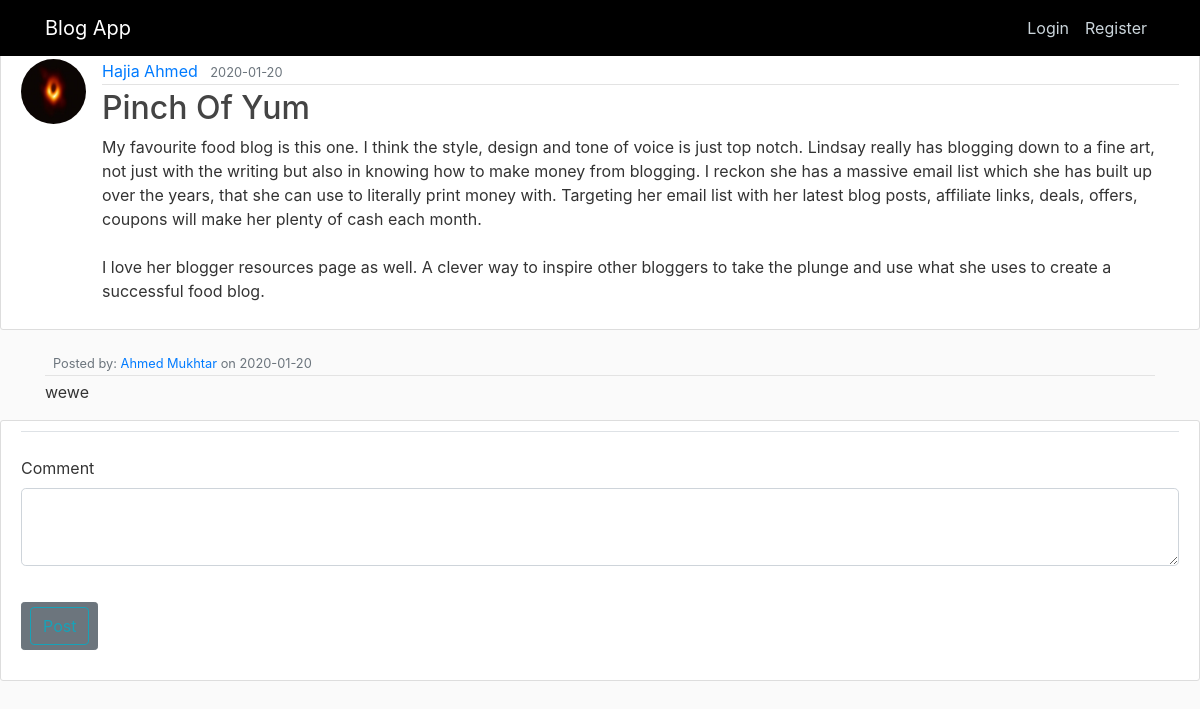
Before: /post/4 with the older database file.
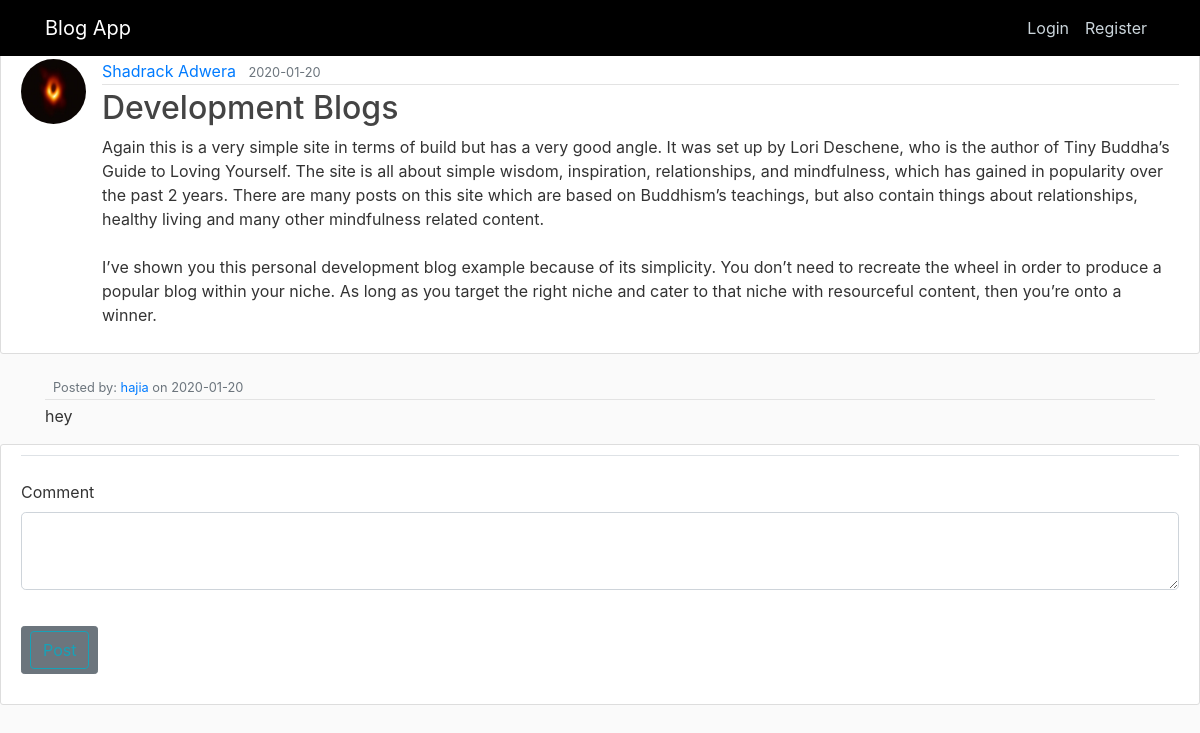
After: the same page with the newer database file.
### flaskblog/models.py (models this page shows, shortened)
class User(db.Model, UserMixin):
    id = db.Column(db.Integer, primary_key=True)
    username = db.Column(db.String(20), unique=True, nullable=False)
    email = db.Column(db.String(120), unique=True, nullable=False)
    image_file = db.Column(db.String(20), nullable=False, default='default.jpg')
    password = db.Column(db.String(60), nullable=False)
    posts = db.relationship('Post', backref='author', lazy=True)
    comment = db.relationship('Comment', backref='author', lazy=True)

class Post(db.Model):
    id = db.Column(db.Integer, primary_key=True)
    title = db.Column(db.String(100), nullable=False)
    date_posted = db.Column(db.DateTime, nullable=False, default=datetime.utcnow)
    content = db.Column(db.Text, nullable=False)
    user_id = db.Column(db.Integer, db.ForeignKey('user.id'), nullable=False)

class Comment(db.Model):
    id = db.Column(db.Integer, primary_key=True)
    date_posted = db.Column(db.DateTime, nullable=False, default=datetime.utcnow)
    content = db.Column(db.Text, nullable=False)
    user_id = db.Column(db.Integer, db.ForeignKey('user.id'), nullable=False)

### flaskblog/routes.py (the view)
@app.route("/post/<int:post_id>",  methods=['GET', 'POST'])
def post(post_id):
    post = Post.query.get_or_404(post_id)
    comments = Comment.query.all()
    form = CommentForm()
    if form.validate_on_submit():
        comment = Comment(content=form.content.data, author=current_user)
        db.session.add(comment)
        db.session.commit()
        flash('Your comment has been created!', 'success')
        return redirect(url_for('home'))
    return render_template('post.html', post=post, form=form, comments=comments)

### flaskblog/forms.py
class CommentForm(FlaskForm):
    content = TextAreaField('Comment', validators=[DataRequired()])
    submit = SubmitField('Post')

### flaskblog/templates/post.html (shortened to what this page needs)
{% extends "layout.html" %} {% block content %}
<article class="media content-section mt-5">
  <img
    class="rounded-circle article-img"
    src="{{ url_for('static', filename='dp/' + post.author.image_file) }}"
  />
  <div class="media-body">
    <div class="article-metadata">
      <a
        class="mr-2"
        href="{{ url_for('user_posts', username=post.author.username) }}"
        >{{ post.author.username }}</a
      >
      <small class="text-muted"
        >{{ post.date_posted.strftime('%Y-%m-%d') }}</small
      >
    </div>
    <h2 class="article-title">{{ post.title }}</h2>
    <p class="article-content">{{ post.content }}</p>
  </div>
</article>
<div>
 {% for comment in comments %}
  <div class="container mt-2 mb-3">
    <div class="">
      <div class="media-body">
        <div class="article-metadata">
          <small class="text-muted"
            >Posted by:
            <a href=""
              >{{ comment.author.username }}</a
            >
            on {{ comment.date_posted.strftime('%Y-%m-%d') }}</small
          >
        </div>
        <p class="article-content">{{ comment.content }}</p>
      </div>
    </div>
  </div>
  {% endfor %}
</div>
<div class="content-section">
  <form method="POST" action="">
    <fieldset class="form-group">
      <legend class="border-bottom mb-4">{{ legend }}</legend>
      <div class="form-group">
        {{ form.content.label(class="form-control-label") }} {% if
        form.content.errors %} {{ form.content(class="form-control
        form-control-lg is-invalid") }}
        <div class="invalid-feedback">
          {% for error in form.content.errors %}
          <span>{{ errors }}</span>
          {% endfor %}
        </div>
        {% else %} {{ form.content(class="form-control form-control-lg") }} {%
        endif %}
      </div>
    </fieldset>
    <div class="form-group">
      <a class="btn btn-secondary btn-sm mt-1 mb-1" href="{{ url_for('post', post_id=post.id) }}">{{ form.submit(class="btn btn-outline-info") }}</a
  >
    </div>
  </form>
</div>
{% endblock content %}

Changed rows visible on the page:
removed Comment: author.username "Ahmed Mukhtar", date_posted "2020-01-20", content "wewe"
changed User: author.username "Hajia Ahmed" → "Shadrack Adwera"
changed Post: title "Pinch Of Yum" → "Development Blogs"; content "My favourite food blog is this one. I think the style, design and tone of voice is just top notch. Lindsay really has blogging down to a fine art, not just with the writing but also in knowing how to make money from blogging. I reckon she has a massive email list which she has built up over the years, that she can use to literally print money with. Targeting her email list with her latest blog posts, affiliate links, deals, offers, coupons will make her plenty of cash each month. I love her blogger resources page as well. A clever way to inspire other bloggers to take the plunge and use what she uses to create a successful food blog." → "Again this is a very simple site in terms of build but has a very good angle. It was set up by Lori Deschene, who is the author of Tiny Buddha’s Guide to Loving Yourself. The site is all about simple wisdom, inspiration, relationships, and mindfulness, which has gained in popularity over the past 2 years. There are many posts on this site which are based on Buddhism’s teachings, but also contain things about relationships, healthy living and many other mindfulness related content. I’ve shown you this personal development blog example because of its simplicity. You don’t need to recreate the wheel in order to produce a popular blog within your niche. As long as you target the right niche and…"
added Comment: author.username "hajia", date_posted "2020-01-20", content "hey"
